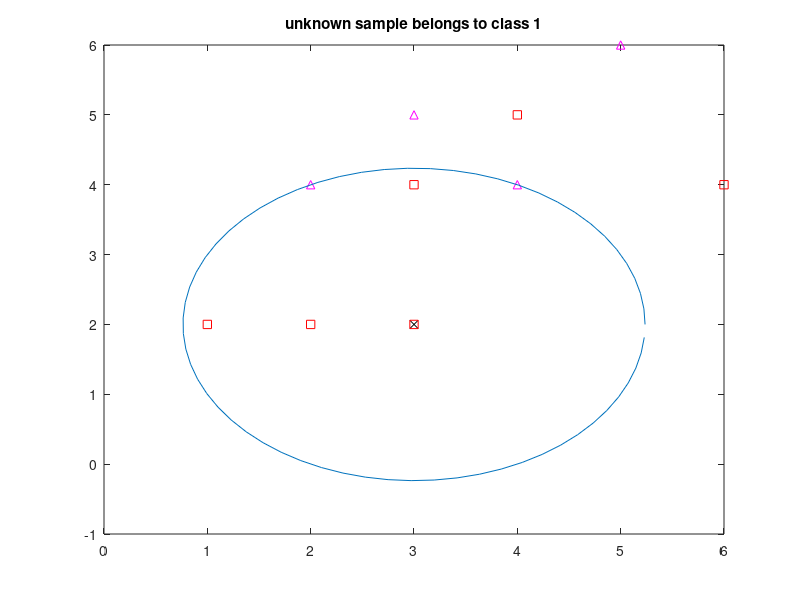

This figure's MATLAB source:
clc;
clear all;
close all;
%defining classes
g1=[1 2;2 2;3 4;4 5;6 4];
g2=[2 4;3 5;4 4;5 6];
plot(g1(:,1),g1(:,2),'rs');
hold on
plot(g2(:,1),g2(:,2),'m^');
hold on
%defining test sample
test=[3 2];
plot(test(:,1),test(:,2),'kx');
hold on
%defining lengths of classes
l1=length(g1);
l2=length(g2);

Ts=l1+l2;
Tc=vertcat(ones(l1,1),ones(l2,1)+1);
testmatrix=repmat(test,Ts,1);

Allsamples=vertcat(g1,g2);
a=abs(testmatrix-Allsamples);
a=a.^2;
dist=sqrt(sum(a,2));
[y I]=sort(dist);
%defining k value
k=5;

Index=I(1:k);
neighbors=Tc(Index);

theta=0:0.1:2*pi;
x1=y(k)*cos(theta)+3;
y1=y(k)*sin(theta)+2;
plot(x1,y1);
hold on

c1=0;
c2=0;
for i=1:k
    if neighbors(i)==1
        c1=c1+1;
    else
        c2=c2+1;
    end
end
if c1>c2
    plot(test(:,1),test(:,2),'rs'),title('unknown sample belongs to class 1');
else
    plot(test(:,1),test(:,2),'y^'),title('unknown sample belongs to class 2');
end






